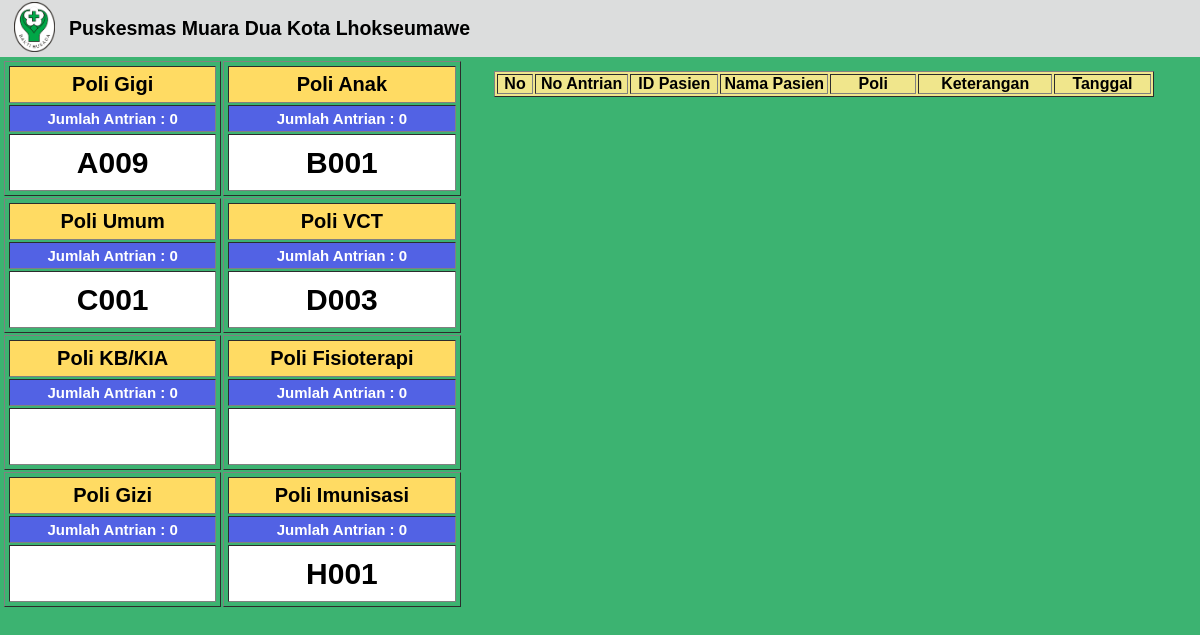
The page /tampiltv.php on the database its author committed.
### tables this page shows
CREATE TABLE `poli` (
  `id_poli` varchar(10) NOT NULL,
  `nm_poli` varchar(20) NOT NULL,
  `ket` varchar(20) NOT NULL,
  `panggil` varchar(10) NOT NULL
);

### tampiltv.php (the view, shortened to what this page needs)
<!DOCTYPE html>
<html>
<head>
	<link rel="stylesheet" type="text/css" href="dashboard.css?v=1.0">
</head>
<body bgcolor="#3CB371">
    <div class="container">
		<div class="isi">
			<table>
				<tr>
					<td width="10px"></td>
                    <td><img src="gambar/LOGO.png" style="height:50px"></td>
                    <td width="10px"></td>
                    <td width="750px"><h2>Puskesmas Muara Dua Kota Lhokseumawe</h2></td>
				</tr>
			</table>
		</div>
		 <?php
            $conn = mysqli_connect("localhost", "root", "", "projekweb");
            $tanggal =  date('d/m/Y');
                $gigi= mysqli_query($conn, "SELECT * FROM antrian where tanggal like '$tanggal' and poli = 'Poli Gigi' and ket ='Antrian'");
                $polgigi = mysqli_num_rows($gigi);
                $anak= mysqli_query($conn, "SELECT * FROM antrian where tanggal like '$tanggal' and poli = 'Poli Anak' and ket ='Antrian'");
                $polanak = mysqli_num_rows($anak);
                $umum= mysqli_query($conn, "SELECT * FROM antrian where tanggal like '$tanggal' and poli = 'Poli Umum' and ket ='Antrian'");
                $polumum = mysqli_num_rows($umum);
                $vct= mysqli_query($conn, "SELECT * FROM antrian where tanggal like '$tanggal' and poli = 'Poli VCT' and ket ='Antrian'");
                $polvct = mysqli_num_rows($vct);
                $kb= mysqli_query($conn, "SELECT * FROM antrian where tanggal like '$tanggal' and poli = 'Poli KB/KIA' and ket ='Antrian'");
                $polkb = mysqli_num_rows($kb);
                $fisio= mysqli_query($conn, "SELECT * FROM antrian where tanggal like '$tanggal' and poli = 'Poli Fisioterapi' and ket ='Antrian'");
                $polfisio = mysqli_num_rows($fisio);
                $gizi= mysqli_query($conn, "SELECT * FROM antrian where tanggal like '$tanggal' and poli = 'Poli Gizi' and ket ='Antrian'");
                $polgizi = mysqli_num_rows($gizi);
                $imunisasi= mysqli_query($conn, "SELECT * FROM antrian where tanggal like '$tanggal' and poli = 'Poli Imunisasi' and ket ='Antrian'");
                $polimunisasi = mysqli_num_rows($imunisasi);
                $panggigi = mysqli_fetch_array(mysqli_query($conn, "SELECT * FROM poli where nm_poli like 'Poli Gigi'"));
                $panganak = mysqli_fetch_array(mysqli_query($conn, "SELECT * FROM poli where nm_poli like 'Poli Anak'"));
                $pangumum = mysqli_fetch_array(mysqli_query($conn, "SELECT * FROM poli where nm_poli like 'Poli Umum'"));
                $pangvct = mysqli_fetch_array(mysqli_query($conn, "SELECT * FROM poli where nm_poli like 'Poli VCT'"));
                $pangkb = mysqli_fetch_array(mysqli_query($conn, "SELECT * FROM poli where nm_poli like 'Poli KB/KIA'"));
                $pangfisio = mysqli_fetch_array(mysqli_query($conn, "SELECT * FROM poli where nm_poli like 'Poli Fisioterapi'"));
                $panggizi = mysqli_fetch_array(mysqli_query($conn, "SELECT * FROM poli where nm_poli like 'Poli Gizi'"));
                $pangimunisasi = mysqli_fetch_array(mysqli_query($conn, "SELECT * FROM poli where nm_poli like 'Poli Imunisasi'"));
            ?>
        <table width="100%">
        <tr>
        <td>
            <table width="100%"  style="text-align: center ; font-weight: bold;">
                <tr>
                    <td>
                        <table width="100%" cellpadding="10" border="1" style="padding: 2px">
                            <tr>
                                <td height="35px" style="background-color: #FFDB63; font-size: 20px">Poli Gigi</td>
                            </tr>
                            <tr>
                                <td height="25px" style="background-color: #5262E4; color: white; font-size: 15px" >Jumlah Antrian : <?php echo $polgigi; ?></td>
                            </tr>
                            <tr>
                                <td height="55px" style="background-color: white; font-size: 30px"><?php echo $panggigi['panggil']; ?></td></td>
                            </tr>
                        </table>
                    </td>
                    <td>
                        <table width="100%" cellpadding="10" border="1" style="padding: 2px">
                            <tr>
                                <td height="35px" style="background-color: #FFDB63; font-size: 20px">Poli Anak</td>
                            </tr>
                            <tr>
                                <td height="25px" style="background-color: #5262E4; color: white; font-size: 15px" >Jumlah Antrian : <?php echo $polanak; ?></td>
                            </tr>
                            <tr>
                                <td height="55px" style="background-color: white; font-size: 30px"><?php echo $panganak['panggil']; ?></td>
                            </tr>
                        </table>
                    </td>
                </tr>
                <tr>
                    <td>
                        <table width="100%" cellpadding="10" border="1" style="padding: 2px">
                            <tr>
                                <td height="35px" style="background-color: #FFDB63; font-size: 20px">Poli Umum</td>
                            </tr>
                            <tr>
                                <td height="25px" style="background-color: #5262E4; color: white; font-size: 15px" >Jumlah Antrian : <?php echo $polumum; ?></td>
                            </tr>
                            <tr>
                                <td height="55px" style="background-color: white; font-size: 30px"><?php echo $pangumum['panggil']; ?></td>
                            </tr>
                        </table>
                    </td>
                    <td>
                        <table width="100%" cellpadding="10" border="1" style="padding: 2px">
                            <tr>
                                <td height="35px" style="background-color: #FFDB63; font-size: 20px">Poli VCT</td>
                            </tr>
                            <tr>
                                <td height="25px" style="background-color: #5262E4; color: white; font-size: 15px" >Jumlah Antrian : <?php echo $polvct; ?></td>
                            </tr>
                            <tr>
                                <td height="55px" style="background-color: white; font-size: 30px"><?php echo $pangvct['panggil']; ?></td>
                            </tr>
                        </table>
                    </td>
                </tr>
                <tr>
                    <td>
                        <table width="100%" cellpadding="10" border="1" style="padding: 2px">
                            <tr>
                                <td height="35px" style="background-color: #FFDB63; font-size: 20px">Poli KB/KIA</td>
                            </tr>
                            <tr>
                                <td height="25px" style="background-color: #5262E4; color: white; font-size: 15px" >Jumlah Antrian : <?php echo $polkb; ?></td>
                            </tr>
                            <tr>
                                <td height="55px" style="background-color: white; font-size: 30px"><?php echo $pangkb['panggil']; ?></td>
                            </tr>
                        </table>
                    </td>
                    <td>
                        <table width="100%" cellpadding="10" border="1" style="padding: 2px">
                            <tr>
                                <td height="35px" style="background-color: #FFDB63; font-size: 20px">Poli Fisioterapi</td>
                            </tr>
                            <tr>
                                <td height="25px" style="background-color: #5262E4; color: white; font-size: 15px" >Jumlah Antrian : <?php echo $polfisio; ?></td>
                            </tr>
                            <tr>
                                <td height="55px" style="background-color: white; font-size: 30px"><?php echo $pangfisio['panggil']; ?></td>
                            </tr>
                        </table>
                    </td>
                </tr>
                <tr>
                    <td>
                        <table width="100%" cellpadding="10" border="1" style="padding: 2px">
                            <tr>
                                <td height="35px" style="background-color: #FFDB63; font-size: 20px">Poli Gizi</td>
                            </tr>
                            <tr>
                                <td height="25px" style="background-color: #5262E4; color: white; font-size: 15px" >Jumlah Antrian : <?php echo $polgizi; ?></td>
                            </tr>
                            <tr>
                                <td height="55px" style="background-color: white; font-size: 30px"><?php echo $panggizi['panggil']; ?></td>
                            </tr>
                        </table>
                    </td>
                    <td>
                        <table width="100%" cellpadding="10" border="1" style="padding: 2px">
                            <tr>
                                <td height="35px" style="background-color: #FFDB63; font-size: 20px">Poli Imunisasi</td>
                            </tr>
                            <tr>
                                <td height="25px" style="background-color: #5262E4; color: white; font-size: 15px" >Jumlah Antrian : <?php echo $polimunisasi; ?></td>
                            </tr>
                            <tr>
                                <td height="55px" style="background-color: white; font-size: 30px"><?php echo $pangimunisasi['panggil']; ?></td>
                            </tr>
                        </table>
                    </td>
                </tr>
            </table>
            <div class="tabel">
                <td>
                    <table border="1" width="90%" height="100%" style="margin-bottom: 500px; margin-left: 4%;" bgcolor="#F0E68C">
                        <tr>
                            <th width="3%">No</th>
                            <th width="8%">No Antrian</th>
                            <th width="8%">ID Pasien</th>
                            <th width="10%">Nama Pasien</th>
                            <th width="8%">Poli</th>
                            <th width="10%">Keterangan</th>
                            <th width="8%">Tanggal</th>
                        </tr>
                    </table>
                </td>
            </div>
</body>
</html>

### dashboard.css (style rules this page uses)
* { margin: 0px; padding: 0px; font-family: sans-serif; }
.isi { background: #DCDDDD; width: 100%; height: 50%; position: relative; font-size: 13px; }

### rows shown on the page
poli: panggil "A009"
poli: panggil "B001"
poli: panggil "C001"
poli: panggil "D003"
poli: panggil "H001"

### other values the page prints
$polgigi "0"
$polanak "0"
$polumum "0"
$polvct "0"
$polkb "0"
$polfisio "0"
$polgizi "0"
$polimunisasi "0"
